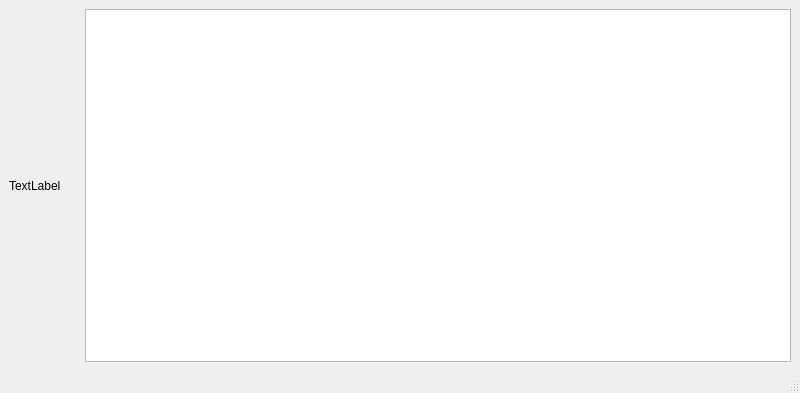
<?xml version="1.0" encoding="UTF-8"?>
<ui version="4.0">
 <class>MainWindow</class>
 <widget class="QMainWindow" name="MainWindow">
  <property name="geometry">
   <rect>
    <x>0</x>
    <y>0</y>
    <width>800</width>
    <height>393</height>
   </rect>
  </property>
  <property name="windowTitle">
   <string>MainWindow</string>
  </property>
  <widget class="QWidget" name="centralwidget">
   <layout class="QHBoxLayout" name="horizontalLayout">
    <item>
     <widget class="QLabel" name="fpsLabel">
      <property name="minimumSize">
       <size>
        <width>70</width>
        <height>0</height>
       </size>
      </property>
      <property name="text">
       <string>TextLabel</string>
      </property>
     </widget>
    </item>
    <item>
     <widget class="GraphicsView" name="graphicsView"/>
    </item>
   </layout>
  </widget>
  <widget class="QMenuBar" name="menubar">
   <property name="geometry">
    <rect>
     <x>0</x>
     <y>0</y>
     <width>800</width>
     <height>21</height>
    </rect>
   </property>
  </widget>
  <widget class="QStatusBar" name="statusbar"/>
 </widget>
 <customwidgets>
  <customwidget>
   <class>GraphicsView</class>
   <extends>QGraphicsView</extends>
   <header>pyqtgraph</header>
  </customwidget>
 </customwidgets>
 <resources/>
 <connections/>
</ui>
